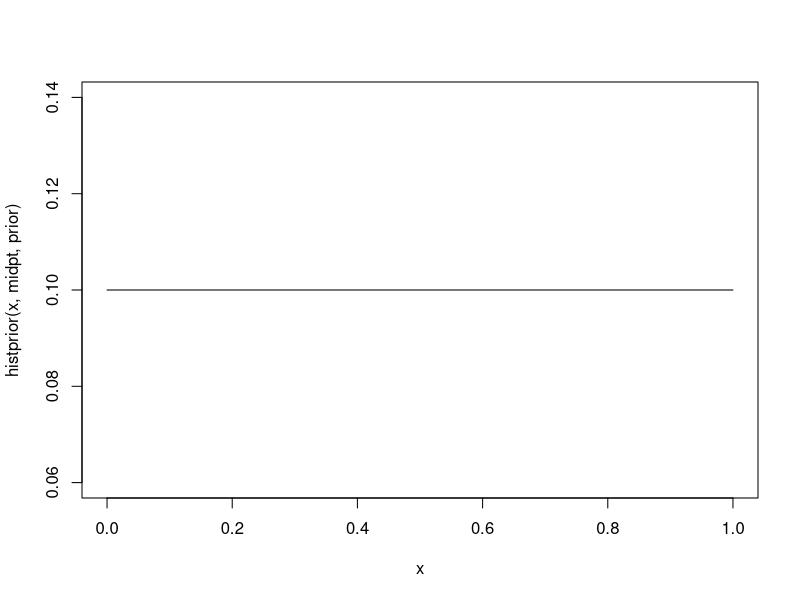
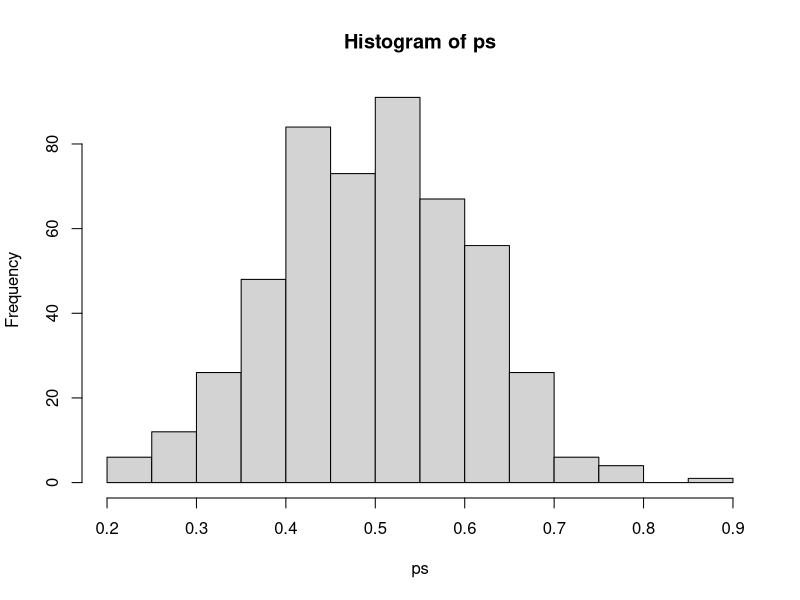
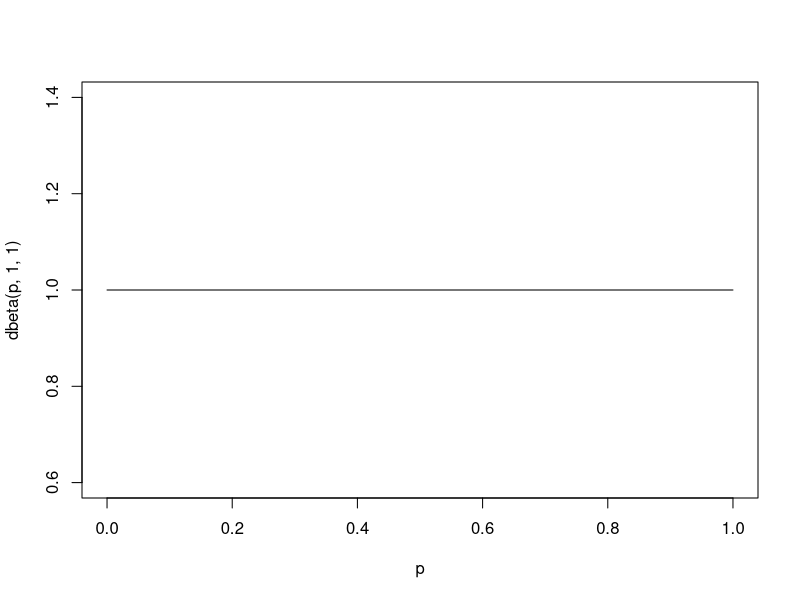
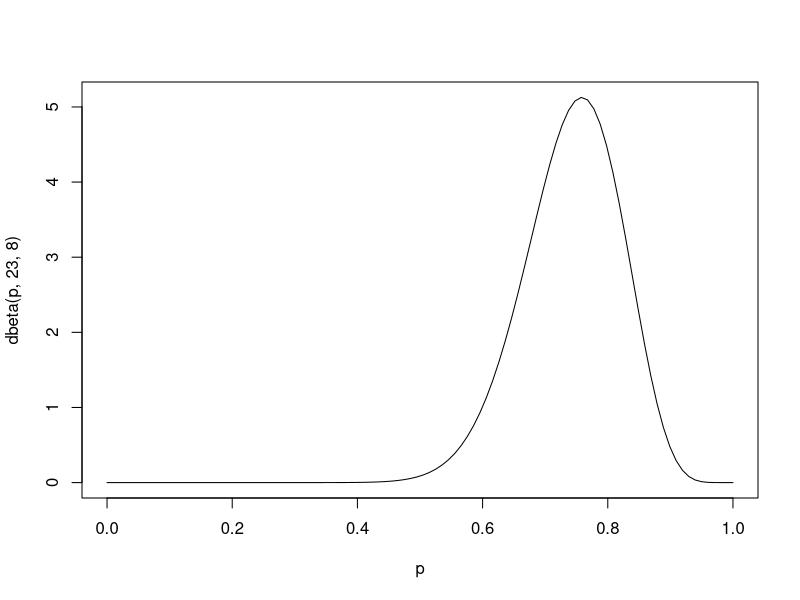
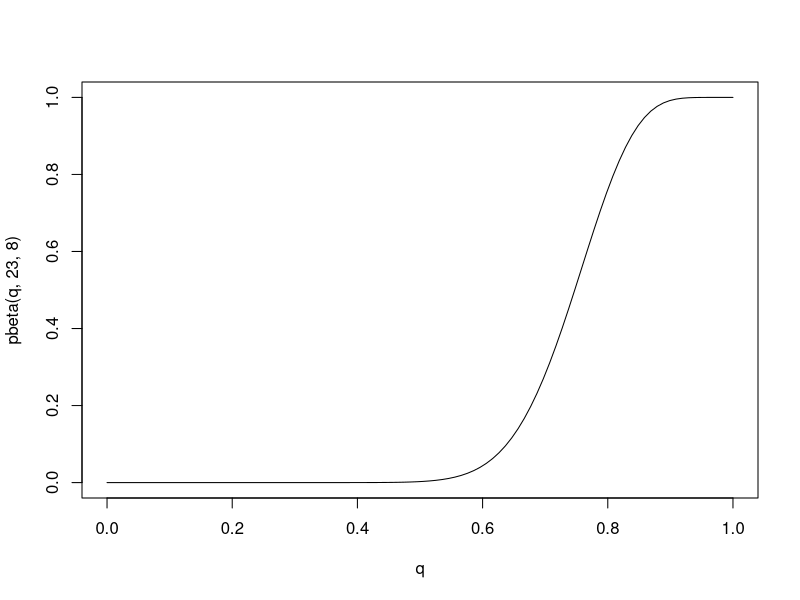
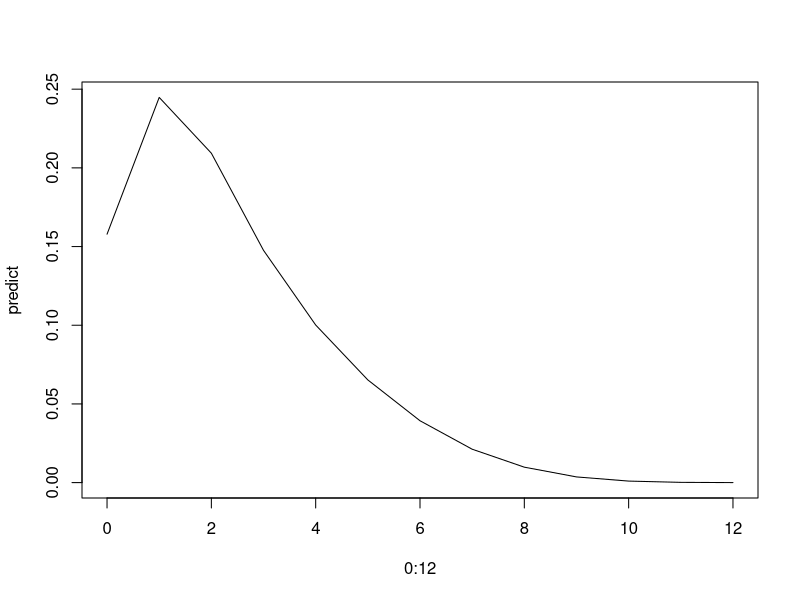
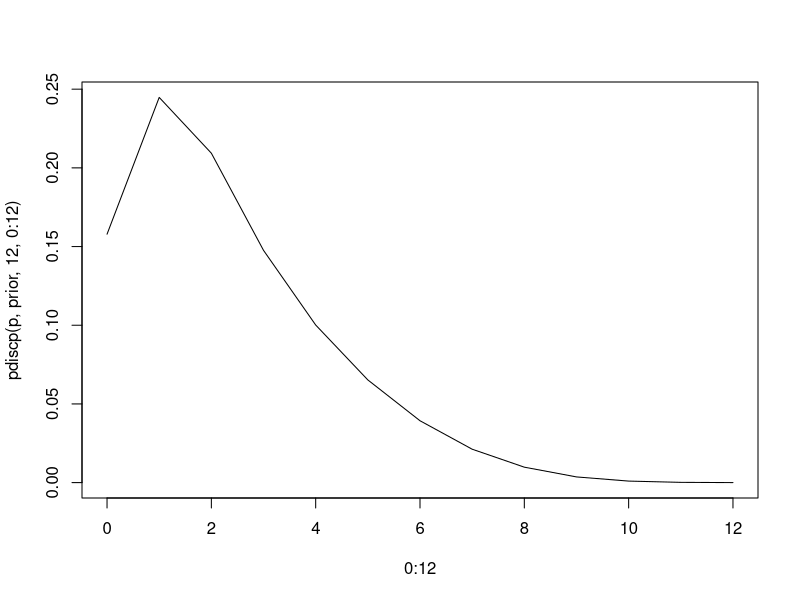
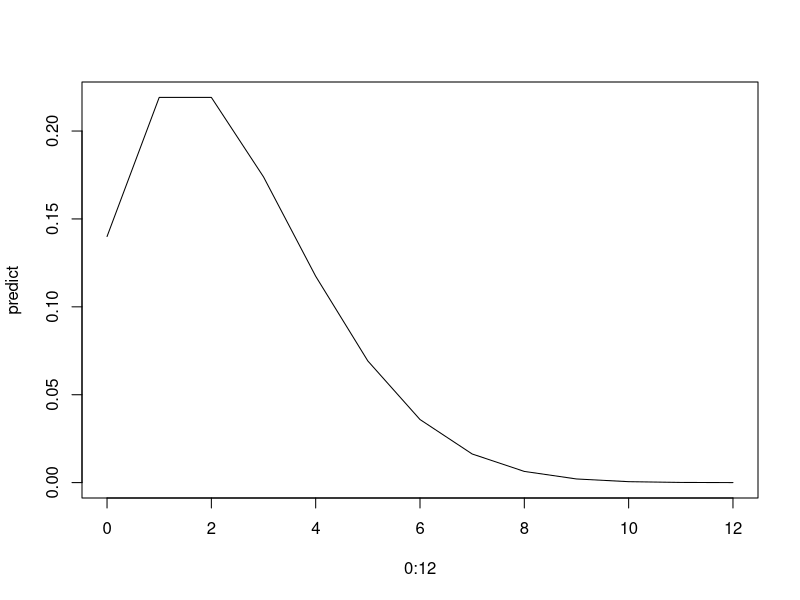

These charts were generated, in order, by the following R code:
## ---- chunk 1
knitr::opts_chunk$set(echo = TRUE)
## ---- chunk 2
set.seed(29)
## ---- chunk 3
library(LearnBayes)
## ---- chunk 4
p = seq(0, 1, by=0.125)
prior = c(0.001, 0.001, 0.950, 0.008, 0.008, 0.008, 0.008, 0.008, 0.008)
sum(prior)
## ---- chunk 5
likelihood = function (p) p ^ 6 * (1 - p) ^ 4
## ---- chunk 6
posterior = c()
for (i in 1:length(p)) {
  posterior = c(posterior, likelihood(p[i]) * prior[i]) 
}
posterior = posterior / sum(posterior)
round(cbind(p, prior, posterior), 3)
## ---- chunk 7
midpt = seq(0.05, 0.95, by = 0.1)
prior = rep(0.1, 10) # 無情報事前分布
curve(histprior(x, midpt, prior), from = 0, to = 1)
## ---- chunk 8
p = seq(0, 1, length = 500)
posterior = c()
for (i in length(p)) {
  min_idx = which.min(abs(midpt - p[i]))
  posterior = c(posterior, dbeta(p, 10, 10) * prior[min_idx]) # コイン Head 10, Tail = 10 
}
posterior = posterior / sum(posterior)
ps = sample(p, replace = TRUE, prob = posterior)
hist(ps)
## ---- chunk 9
p = seq(0, 1, length=100)
plot(p, dbeta(p, 1, 1), type ="l")
## ---- chunk 10
p = seq(0, 1, length=100)
plot(p, dbeta(p, 23, 8), type ="l")
## ---- chunk 11
qbeta(c(0.5, 0.95), 23, 8)
## ---- chunk 12
q = seq(0, 1, length=100)
plot(q, pbeta(q, 23, 8), type ="l")
## ---- chunk 13
1 - pbeta(0.6, 23, 8)
## ---- chunk 14
rbeta(1000, 23, 8)
## ---- chunk 15
10 * beta(32, 9) / beta(23, 8)
## ---- chunk 16
beta(33, 8) / beta(23, 8)
## ---- chunk 17
p = rbeta(10000, 23, 8)
x = rbinom(10000, 10, p)
table(x) / 10000
## ---- chunk 18
p = seq(0.1, 0.5, by=0.1)
p
prior = c(0.50, 0.2, 0.2, 0.05, 0.05)
mean = sum(p * prior)
mean
sd = sqrt(sum((p - mean)^2 * prior))
sd
## ---- chunk 19
sample = rbeta(10000, shape1 = 3, shape2 = 12)
mean(sample)
sd(sample)
## ---- chunk 20
predict = c()
for (y in 0:12) {
  p_y = 0
  for (i in 1:length(p)) {  
    p_y = p_y + choose(12, y) * p[i]^y * (1 - p[i])^(12 - y) * prior[i]
  }
  predict = c(predict, p_y)
}
predict
plot(0:12, predict, type = "l")
## ---- chunk 21
pdiscp(p, prior, 12, 0:12)
plot(0:12, pdiscp(p, prior, 12, 0:12), type = "l")
## ---- chunk 22
predict = c()
for (y in 0:12) {
  p_y = choose(12, y) * beta(y + 3, 24 - y) / beta(3, 12)
  predict = c(predict, p_y)
}
predict
sum(predict)
plot(0:12, predict, type = "l")
## ---- chunk 23
pbetap(c(3, 12), 12, 0:12)
plot(0:12, pbetap(c(3, 12), 12, 0:12), type = "l")
## ---- chunk 24
mu = seq(20, 70, by = 10)
prior = c(0.1, 0.15, 0.25, 0.25, 0.15, 0.1)
mu
prior
## ---- chunk 25
y = c(38.6, 42.4, 57.5, 40.5, 51.7, 67.1, 33.4, 60.9, 64.1, 40.1, 40.7, 6.4)
ybar = mean(y)
ybar
## ---- chunk 26
likelihood = function (mu) exp(-1 * length(y) / (2 * 100) * (mu - ybar)^2)
like = likelihood(mu)
like
## ---- chunk 27
post = prior * like
post = post / sum(post)
post
## ---- chunk 28
dist = cbind(mu, post)
dist
discint(dist, 0.8)
## ---- chunk 29
lambda = c(0.5, 1, 1.5, 2, 2.5, 3)
prior = c(0.1, 0.2, 0.3, 0.2, 0.15, 0.05)
likelihood = function (lambda) exp(-6 * lambda) * (6 * lambda)^12
post = prior * likelihood(lambda)
post = post / sum(post)
cbind(lambda, prior, round(post, 2))
## ---- chunk 30
predict = 0
for (i in 1:length(lambda)) {
  predict = predict + exp(-7 * lambda[i]) * post[i]
}
predict
## ---- chunk 31
y = c(0, 10, 9, 8 ,11, 3, 3, 8, 8 ,11)
## ---- chunk 32
grid = seq(-2, 12, by = 0.1)
grid
## ---- chunk 33
post = c()
for (i in 1:length(grid)) {
  post = c(post, prod(1 / (1 + (y - grid[i])^2)))
}
post = post / sum(post)
post
## ---- chunk 34
plot(grid, post, type = "l")
## ---- chunk 35
ps = sample(grid, replace = TRUE, prob = post)
hist(ps)
## ---- chunk 36
mean(ps)
sd(ps)
## ---- chunk 37
x = c(751, 594, 1213, 1126, 819)
n = length(x)
s = sum(x)
theta = rgamma(1000, n, s)
hist(theta)
## ---- chunk 38
lambda = 1 / theta
hist(lambda)
## ---- chunk 39
length(lambda[lambda > 1000]) / 1000
## ---- chunk 40
n = 5
y = c(43, 24, 100, 35, 85)
B = 200
grid = seq(max(y), B, by = 1)
post = 1 / grid^n
post = post / sum(post)
plot(grid, post)
## ---- chunk 41
N = sample(grid, size = 1000, replace = TRUE, prob = post)
## ---- chunk 42
mean(N)
sd(N)
## ---- chunk 43
length(N[N > 150]) / 1000
## ---- chunk 44
m = 1000
p1 = rbeta(m, 100, 100)
hist(p1)
length(p1[0.44 < p1 & p1 < 0.56]) / m
## ---- chunk 45
q = function (p) 0.9 * dbeta(p, 500, 500) + 0.1 * dbeta(p, 1, 1)
p = seq(0.4, 0.6, length = 1000)
plot(p, q(p))
## ---- chunk 46
m = 10000 # 1000 では分布の形を見るのには少ない
p2_sampling = function () {
  x = sample(c(0, 1), 1, prob = c(0.1, 0.9))
  if (x == 1) {
    return(rbeta(1, 500, 500))
  } else {
    return(rbeta(1, 1, 1))
  }
}
p2 = replicate(m, p2_sampling())
hist(p2, xlim = c(0.4, 0.6), breaks=seq(0, 1, 0.005))
length(p2[0.44 < p2 & p2 < 0.56]) / m
## ---- chunk 47
p1 = rbeta(1000, 145, 155)
hist(p1)
quantile(p1, c(0.05, 0.95))
## ---- chunk 48
tmp = exp(lbeta(545, 555) - lbeta(500, 500)) # overflow するので、log で計算
gamma = (0.9 * tmp) / (0.9 * tmp + 0.1 * beta(46, 56))
gamma
1 - gamma
## ---- chunk 49
m = 10000 # 1000 では分布の形を見るのには少ない
p2_sampling = function () {
  x = sample(c(0, 1), 1, prob = c(0.0222, 0.9778))
  if (x == 1) {
    return(rbeta(1, 545, 555))
  } else {
    return(rbeta(1, 46, 56))
  }
}
p2 = replicate(m, p2_sampling())
hist(p2, xlim = c(0.4, 0.6), breaks=seq(0, 1, 0.005))
quantile(p2, c(0.05, 0.95))
## ---- chunk 50
probs = c(0.9, 0.1)
beta.par1 = c(500, 500)
beta.par2 = c(1, 1)
betapar = rbind(beta.par1, beta.par2)
data = c(45, 55)
post = binomial.beta.mix(probs, betapar, data)
post
## ---- chunk 51
p1 = rbeta(1000, 130, 170)
hist(p1)
quantile(p1, c(0.05, 0.95))
## ---- chunk 52
tmp = exp(lbeta(530, 570) - lbeta(500, 500)) # overflow するので、log で計算
gamma = (0.9 * tmp) / (0.9 * tmp + 0.1 * beta(31, 71))
gamma
1 - gamma
## ---- chunk 53
m = 10000 # 1000 では分布の形を見るのには少ない
p2_sampling = function () {
  x = sample(c(0, 1), 1, prob = c(0.0399, 0.9601))
  if (x == 1) {
    return(rbeta(1, 530, 570))
  } else {
    return(rbeta(1, 31, 71))
  }
}
p2 = replicate(m, p2_sampling())
hist(p2, xlim = c(0.4, 0.6), breaks=seq(0, 1, 0.005))
quantile(p2, c(0.05, 0.95))
## ---- chunk 54
probs = c(0.9, 0.1)
beta.par1 = c(500, 500)
beta.par2 = c(1, 1)
betapar = rbind(beta.par1, beta.par2)
data = c(30, 70)
post = binomial.beta.mix(probs, betapar, data)
post
## ---- chunk 55
dbinom(8, 20, 0.2)
choose(20, 8) * (0.2) ^ 8 * (1 - 0.2) ^ (20 - 8)
## ---- chunk 56
q = function (p) {
  if (p == 0.2) {
    return(0.5)
  } else {
    return(0.5 * dbeta(p, 1, 4))
  }
}
p = seq(0, 1, by = 0.01)
plot(p, lapply(p, q), type = "l")
## ---- chunk 57
gamma = (0.2 ^ 8 * (1 - 0.2)^12) / (0.2 ^ 8 * (1 - 0.2)^12 + beta(9, 16)/beta(1, 4))
gamma
1 - gamma
## ---- chunk 58
q = function (p) {
  if (p == 0.2) {
    return(0.341)
  } else {
    return(0.659 * dbeta(p, 9, 16))
  }
}
p = seq(0, 1, by = 0.01)
plot(p, lapply(p, q), type = "l")
## ---- chunk 59
pbetat(0.2, .5, c(1, 4), c(8, 12))
## ---- chunk 60
q = function (p) {
  if (p == 0.2) {
    return(0.5)
  } else {
    return(0.5 * dbeta(p, 0.5, 2))
  }
}
p = seq(0, 1, by = 0.01)
plot(p, lapply(p, q), type = "l")
## ---- chunk 61
gamma = (0.2 ^ 8 * (1 - 0.2)^12) / (0.2 ^ 8 * (1 - 0.2)^12 + beta(8.5, 14)/beta(0.5, 2))
gamma
1 - gamma
## ---- chunk 62
pbetat(0.2, .5, c(0.5, 2), c(8, 12))
## ---- chunk 63
q = function (p) {
  if (p == 0.2) {
    return(0.5)
  } else {
    return(0.5 * dbeta(p, 2, 8))
  }
}
p = seq(0, 1, by = 0.01)
plot(p, lapply(p, q), type = "l")
## ---- chunk 64
gamma = (0.2 ^ 8 * (1 - 0.2)^12) / (0.2 ^ 8 * (1 - 0.2)^12 + beta(10, 20)/beta(2, 8))
gamma
1 - gamma
## ---- chunk 65
pbetat(0.2, .5, c(2, 8), c(8, 12))
## ---- chunk 66
q = function (p) {
  if (p == 0.2) {
    return(0.5)
  } else {
    return(0.5 * dbeta(p, 8, 32))
  }
}
p = seq(0, 1, by = 0.01)
plot(p, lapply(p, q), type = "l")
## ---- chunk 67
gamma = (0.2 ^ 8 * (1 - 0.2)^12) / (0.2 ^ 8 * (1 - 0.2)^12 + beta(16, 44)/beta(8, 32))
gamma
1 - gamma
## ---- chunk 68
pbetat(0.2, .5, c(8, 32), c(8, 12))
## ---- chunk 69
# グリッド近似を用いる
mu = seq(0, 200, by = 0.1) # 速度は 0 以上であるので、加えて、最大値は 200 とした．
p = function (mu) {
  pnorm(70, mu, 10) * (1 - pnorm(70, mu, 10))^17
}
plot(mu, p(mu) / sum(p(mu)), type = "l")
## ---- chunk 70
# グリッド近似を用いる
mu = seq(0, 200, by = 0.1) # 速度は 0 以上であるので、加えて、最大値は 200 とした．
p = function (mu) {
  pnorm(70, mu, 10) * (1 - pnorm(70, mu, 10))^17
}
post = p(mu) / sum(p(mu))
sum(mu * post) # 事後平均
## ---- chunk 71
mu = seq(0, 150, by = 0.1) # 速度は 0 以上であるので、加えて、最大値は 200 とした．
p = function (mu) {
  pnorm(70, mu, 10) * (1 - pnorm(70, mu, 10))^17
}
post = p(mu) / sum(p(mu))
sum(cbind(mu, post)[mu > 80, 2])
## ---- chunk 72
p = function (mu) {
  pnorm(70, mu, 10) * (1 - pnorm(70, mu, 10))^17
}
z = integrate(p, 0, 150)$value # 正規化定数
int = integrate(p, -Inf, 80)
1 - int$value / z
## ---- chunk 73
mu = seq(0, 200, by = 0.1)
p = function (mu) {
  pnorm(70, mu, 10) * (1 - pnorm(70, mu, 10))^17
}
post = p(mu) / sum(p(mu))
plot(mu, post, xlim = c(70, 110), type = "l")
## ---- chunk 74
lambda = seq(0, 1, by = 0.001)
g = function (lambda) {
  0.5 * dgamma(lambda, shape = 1.5, rate = 1000) + 0.5 * dgamma(lambda, shape = 7, rate = 1000)
}
plot(lambda, g(lambda), xlim = c(0, 0.1), type = "l")
## ---- chunk 75
a = (1000 ^ 1.5 * gamma(5.5)) / (gamma(1.5) * 2767 ^ 5.5)
b = (1000 ^ 7 * gamma(11)) / (gamma(7) * 2767 ^ 11)
pi = a / (a + b)
pi
1 - pi
## ---- chunk 76
probs = c(0.5, 0.5)
gamma.par1 = c(1.5, 1000)
gamma.par2 = c(7, 1000)
gammapar = rbind(gamma.par1, gamma.par2)
data = data.frame(t = 1767, y = 4)
post = poisson.gamma.mix(probs, gammapar, data)
post
## ---- chunk 77
lambda = seq(0, 1, by = 0.001)
g = function (lambda) {
  0.5 * dgamma(lambda, shape = 1.5, rate = 1000) + 0.5 * dgamma(lambda, shape = 7, rate = 1000)
}
post = function (lambda) {
  pi * dgamma(lambda, shape = 5.5, rate = 2767) + (1 - pi) * dgamma(lambda, shape = 11, rate = 2767)
}
plot(lambda, g(lambda), xlim = c(0, 0.02), ylim = c(0, 500), ylab = "", type = "l", lty = 2)
par(new=T)  
plot(lambda, post(lambda), xlim = c(0, 0.02), ylim = c(0, 500), ylab = "", type = "l")
## ---- chunk 78
# 数値積分
p = function (lambda) {
  return(pi * dgamma(lambda, shape = 5.5, rate = 2767) + (1 - pi) * dgamma(lambda, shape = 11, rate = 2767))
}
int = integrate(p, lower = 0, upper = 0.005)
1 - int$value
## ---- chunk 79
# サンプリング近似
post_sample = function () {
  x = sample(c(0, 1), 1, prob = c(1 - pi, pi))
  if (x == 1) {
    return(rgamma(1, shape = 5.5, rate = 2767))
  } else {
    return(rgamma(1, shape = 11, rate = 2767))    
  }
}
sample = replicate(100000, post_sample())
sum(sample > 0.005) / 100000
## ---- chunk 80
# グリッド近似
lambda = seq(0, 1, by = 0.000001)
p = function (lambda) {
  pi * dgamma(lambda, shape = 5.5, rate = 2767) + (1 - pi) * dgamma(lambda, shape = 11, rate = 2767)
}
post = p(lambda) / sum(p(lambda))
sum(cbind(lambda, post)[lambda > 0.005, 2])
